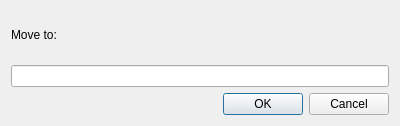
<?xml version="1.0" encoding="UTF-8"?>
<ui version="4.0">
 <class>FileMoveDialog</class>
 <widget class="QDialog" name="FileMoveDialog">
  <property name="geometry">
   <rect>
    <x>0</x>
    <y>0</y>
    <width>400</width>
    <height>126</height>
   </rect>
  </property>
  <property name="windowTitle">
   <string>Dialog</string>
  </property>
  <layout class="QVBoxLayout" name="verticalLayout">
   <item>
    <widget class="QLabel" name="label">
     <property name="text">
      <string>Move to:</string>
     </property>
    </widget>
   </item>
   <item>
    <widget class="QLineEdit" name="lineEdit"/>
   </item>
   <item>
    <widget class="QDialogButtonBox" name="buttonBox">
     <property name="orientation">
      <enum>Qt::Horizontal</enum>
     </property>
     <property name="standardButtons">
      <set>QDialogButtonBox::Cancel|QDialogButtonBox::Ok</set>
     </property>
    </widget>
   </item>
  </layout>
 </widget>
 <resources/>
 <connections>
  <connection>
   <sender>buttonBox</sender>
   <signal>accepted()</signal>
   <receiver>FileMoveDialog</receiver>
   <slot>accept()</slot>
   <hints>
    <hint type="sourcelabel">
     <x>248</x>
     <y>254</y>
    </hint>
    <hint type="destinationlabel">
     <x>157</x>
     <y>274</y>
    </hint>
   </hints>
  </connection>
  <connection>
   <sender>buttonBox</sender>
   <signal>rejected()</signal>
   <receiver>FileMoveDialog</receiver>
   <slot>reject()</slot>
   <hints>
    <hint type="sourcelabel">
     <x>316</x>
     <y>260</y>
    </hint>
    <hint type="destinationlabel">
     <x>286</x>
     <y>274</y>
    </hint>
   </hints>
  </connection>
 </connections>
</ui>
